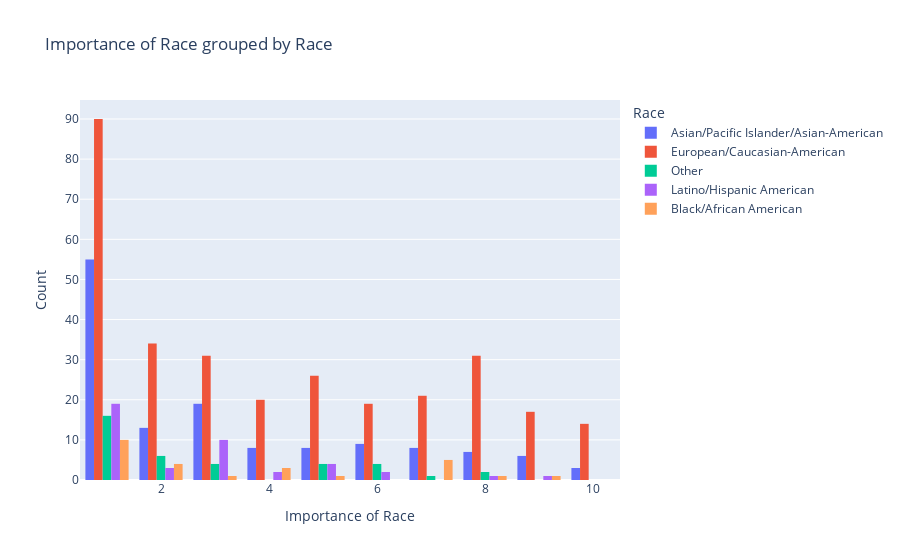

Here is the notebook cell this chart was saved with:
### Code cell
race_labels = {
    1: 'Black/African American',
    2: 'European/Caucasian-American',
    3: 'Latino/Hispanic American',
    4: 'Asian/Pacific Islander/Asian-American',
    5: 'Native American',
    6: 'Other'
}


iddata['race_labeled'] = iddata['race'].map(race_labels)


fig_imprace_race = px.histogram(iddata, x='imprace', color='race_labeled', barmode='group', 
                                labels={'race_labeled': 'Race', 'imprace': 'Importance of Race'},
                                title="Importance of Race grouped by Race")


fig_imprace_race.update_layout(xaxis_title='Importance of Race', yaxis_title='Count',
                               legend_title_text='Race')
fig_imprace_race.show()

### Figure 1 — Plotly figure (JSON) as saved in the notebook; plotly's stock layout.template omitted (floating-point values rounded to 4 significant figures; data arrays with more than 128 entries replaced by an {"elided": "..."} marker saying what was removed)
{"data": [{"alignmentgroup": "True", "bingroup": "x", "hovertemplate": "Race=Asian/Pacific Islander/Asian-American<br>Importance of Race=%{x}<br>count=%{y}<extra></extra>", "legendgroup": "Asian/Pacific Islander/Asian-American", "marker": {"color": "#636efa", "pattern": {"shape": ""}}, "name": "Asian/Pacific Islander/Asian-American", "offsetgroup": "Asian/Pacific Islander/Asian-American", "orientation": "v", "showlegend": true, "type": "histogram", "x": {"elided": "136 int values"}, "xaxis": "x", "yaxis": "y"}, {"alignmentgroup": "True", "bingroup": "x", "hovertemplate": "Race=European/Caucasian-American<br>Importance of Race=%{x}<br>count=%{y}<extra></extra>", "legendgroup": "European/Caucasian-American", "marker": {"color": "#EF553B", "pattern": {"shape": ""}}, "name": "European/Caucasian-American", "offsetgroup": "European/Caucasian-American", "orientation": "v", "showlegend": true, "type": "histogram", "x": {"elided": "304 int values"}, "xaxis": "x", "yaxis": "y"}, {"alignmentgroup": "True", "bingroup": "x", "hovertemplate": "Race=Other<br>Importance of Race=%{x}<br>count=%{y}<extra></extra>", "legendgroup": "Other", "marker": {"color": "#00cc96", "pattern": {"shape": ""}}, "name": "Other", "offsetgroup": "Other", "orientation": "v", "showlegend": true, "type": "histogram", "x": [1, 3, 6, 1, 3, 2, 6, 8, 1, 1, 1, 5, 6, 2, 1, 1, 1, 2, 1, 2, 1, 1, 3, 1, 1, 6, 8, 1, 3, 7, 2, 5, 1, 5, 2, 5, 1], "xaxis": "x", "yaxis": "y"}, {"alignmentgroup": "True", "bingroup": "x", "hovertemplate": "Race=Latino/Hispanic American<br>Importance of Race=%{x}<br>count=%{y}<extra></extra>", "legendgroup": "Latino/Hispanic American", "marker": {"color": "#ab63fa", "pattern": {"shape": ""}}, "name": "Latino/Hispanic American", "offsetgroup": "Latino/Hispanic American", "orientation": "v", "showlegend": true, "type": "histogram", "x": [3, 1, 6, 1, 1, 1, 1, 1, 3, 1, 5, 1, 4, 5, 3, 9, 4, 1, 3, 1, 1, 3, 3, 2, 1, 2, 1, 6, 3, 1, 3, 1, 2, 1, 1, 5, 1, 3, 3, 1, 5, 8], "xaxis": "x", "yaxis": "y"}, {"alignmentgroup": "True", "bingroup": "x", "hovertemplate": "Race=Black/African American<br>Importance of Race=%{x}<br>count=%{y}<extra></extra>", "legendgroup": "Black/African American", "marker": {"color": "#FFA15A", "pattern": {"shape": ""}}, "name": "Black/African American", "offsetgroup": "Black/African American", "orientation": "v", "showlegend": true, "type": "histogram", "x": [1, 8, 4, 1, 1, 1, 2, 1, 3, 7, 7, 2, 2, 7, 9, 1, 7, 5, 1, 4, 1, 1, 1, 4, 7, 2], "xaxis": "x", "yaxis": "y"}], "layout": {"barmode": "group", "legend": {"title": {"text": "Race"}, "tracegroupgap": 0}, "title": {"text": "Importance of Race grouped by Race"}, "xaxis": {"anchor": "y", "domain": [0, 1], "title": {"text": "Importance of Race"}}, "yaxis": {"anchor": "x", "domain": [0, 1], "title": {"text": "Count"}}}}
